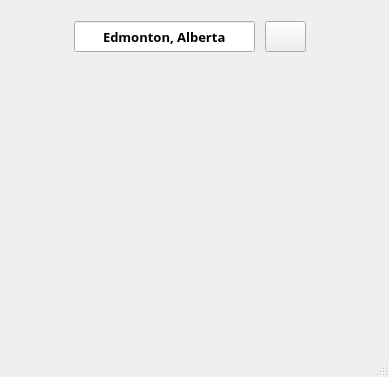
<?xml version="1.0" encoding="UTF-8"?>
<ui version="4.0">
 <class>MainWindow</class>
 <widget class="QMainWindow" name="MainWindow">
  <property name="geometry">
   <rect>
    <x>0</x>
    <y>0</y>
    <width>389</width>
    <height>377</height>
   </rect>
  </property>
  <property name="windowTitle">
   <string>My Weather App</string>
  </property>
  <widget class="QWidget" name="centralwidget">
   <widget class="QWidget" name="layoutWidget">
    <property name="geometry">
     <rect>
      <x>70</x>
      <y>20</y>
      <width>241</width>
      <height>33</height>
     </rect>
    </property>
    <layout class="QHBoxLayout" name="horizontalLayout">
     <item>
      <widget class="QLineEdit" name="lineEdit">
       <property name="sizePolicy">
        <sizepolicy hsizetype="Fixed" vsizetype="Fixed">
         <horstretch>0</horstretch>
         <verstretch>0</verstretch>
        </sizepolicy>
       </property>
       <property name="minimumSize">
        <size>
         <width>181</width>
         <height>31</height>
        </size>
       </property>
       <property name="font">
        <font>
         <family>Open Sans</family>
         <pointsize>10</pointsize>
         <weight>75</weight>
         <italic>false</italic>
         <bold>true</bold>
         <underline>false</underline>
         <kerning>true</kerning>
        </font>
       </property>
       <property name="text">
        <string>Edmonton, Alberta</string>
       </property>
       <property name="alignment">
        <set>Qt::AlignCenter</set>
       </property>
      </widget>
     </item>
     <item>
      <widget class="QPushButton" name="pushButton">
       <property name="sizePolicy">
        <sizepolicy hsizetype="Fixed" vsizetype="Fixed">
         <horstretch>0</horstretch>
         <verstretch>0</verstretch>
        </sizepolicy>
       </property>
       <property name="minimumSize">
        <size>
         <width>41</width>
         <height>31</height>
        </size>
       </property>
       <property name="text">
        <string/>
       </property>
       <property name="icon">
        <iconset>
         <normaloff>images/arrow-circle-225.png</normaloff>images/arrow-circle-225.png</iconset>
       </property>
      </widget>
     </item>
    </layout>
   </widget>
   <widget class="QWidget" name="layoutWidget">
    <property name="geometry">
     <rect>
      <x>60</x>
      <y>150</y>
      <width>271</width>
      <height>33</height>
     </rect>
    </property>
    <layout class="QHBoxLayout" name="horizontalLayout_2">
     <item>
      <widget class="QLabel" name="weatherIcon">
       <property name="minimumSize">
        <size>
         <width>31</width>
         <height>31</height>
        </size>
       </property>
       <property name="maximumSize">
        <size>
         <width>31</width>
         <height>31</height>
        </size>
       </property>
       <property name="text">
        <string/>
       </property>
      </widget>
     </item>
     <item>
      <widget class="QLabel" name="weatherLabel">
       <property name="minimumSize">
        <size>
         <width>221</width>
         <height>31</height>
        </size>
       </property>
       <property name="maximumSize">
        <size>
         <width>221</width>
         <height>31</height>
        </size>
       </property>
       <property name="font">
        <font>
         <family>Open Sans</family>
         <pointsize>10</pointsize>
        </font>
       </property>
       <property name="text">
        <string/>
       </property>
      </widget>
     </item>
    </layout>
   </widget>
   <widget class="QWidget" name="layoutWidget">
    <property name="geometry">
     <rect>
      <x>40</x>
      <y>210</y>
      <width>311</width>
      <height>111</height>
     </rect>
    </property>
    <layout class="QGridLayout" name="gridLayout">
     <item row="1" column="0">
      <widget class="QLabel" name="forecastIcon1">
       <property name="minimumSize">
        <size>
         <width>47</width>
         <height>31</height>
        </size>
       </property>
       <property name="maximumSize">
        <size>
         <width>47</width>
         <height>31</height>
        </size>
       </property>
       <property name="font">
        <font>
         <family>Open Sans</family>
         <pointsize>10</pointsize>
        </font>
       </property>
       <property name="layoutDirection">
        <enum>Qt::LeftToRight</enum>
       </property>
       <property name="text">
        <string/>
       </property>
       <property name="alignment">
        <set>Qt::AlignCenter</set>
       </property>
      </widget>
     </item>
     <item row="2" column="4">
      <widget class="QLabel" name="forecastTemp5">
       <property name="minimumSize">
        <size>
         <width>47</width>
         <height>31</height>
        </size>
       </property>
       <property name="maximumSize">
        <size>
         <width>47</width>
         <height>31</height>
        </size>
       </property>
       <property name="font">
        <font>
         <family>Open Sans</family>
         <pointsize>10</pointsize>
        </font>
       </property>
       <property name="layoutDirection">
        <enum>Qt::LeftToRight</enum>
       </property>
       <property name="text">
        <string/>
       </property>
       <property name="alignment">
        <set>Qt::AlignCenter</set>
       </property>
      </widget>
     </item>
     <item row="1" column="1">
      <widget class="QLabel" name="forecastIcon2">
       <property name="minimumSize">
        <size>
         <width>47</width>
         <height>31</height>
        </size>
       </property>
       <property name="maximumSize">
        <size>
         <width>47</width>
         <height>31</height>
        </size>
       </property>
       <property name="font">
        <font>
         <family>Open Sans</family>
         <pointsize>10</pointsize>
        </font>
       </property>
       <property name="layoutDirection">
        <enum>Qt::LeftToRight</enum>
       </property>
       <property name="text">
        <string/>
       </property>
       <property name="alignment">
        <set>Qt::AlignCenter</set>
       </property>
      </widget>
     </item>
     <item row="0" column="4">
      <widget class="QLabel" name="forecastTime5">
       <property name="minimumSize">
        <size>
         <width>47</width>
         <height>31</height>
        </size>
       </property>
       <property name="maximumSize">
        <size>
         <width>47</width>
         <height>31</height>
        </size>
       </property>
       <property name="font">
        <font>
         <family>Open Sans</family>
         <pointsize>10</pointsize>
        </font>
       </property>
       <property name="layoutDirection">
        <enum>Qt::LeftToRight</enum>
       </property>
       <property name="text">
        <string/>
       </property>
       <property name="alignment">
        <set>Qt::AlignCenter</set>
       </property>
      </widget>
     </item>
     <item row="1" column="2">
      <widget class="QLabel" name="forecastIcon3">
       <property name="minimumSize">
        <size>
         <width>47</width>
         <height>31</height>
        </size>
       </property>
       <property name="maximumSize">
        <size>
         <width>47</width>
         <height>31</height>
        </size>
       </property>
       <property name="font">
        <font>
         <family>Open Sans</family>
         <pointsize>10</pointsize>
        </font>
       </property>
       <property name="layoutDirection">
        <enum>Qt::LeftToRight</enum>
       </property>
       <property name="text">
        <string/>
       </property>
       <property name="alignment">
        <set>Qt::AlignCenter</set>
       </property>
      </widget>
     </item>
     <item row="2" column="2">
      <widget class="QLabel" name="forecastTemp3">
       <property name="minimumSize">
        <size>
         <width>47</width>
         <height>31</height>
        </size>
       </property>
       <property name="maximumSize">
        <size>
         <width>47</width>
         <height>31</height>
        </size>
       </property>
       <property name="font">
        <font>
         <family>Open Sans</family>
         <pointsize>10</pointsize>
        </font>
       </property>
       <property name="layoutDirection">
        <enum>Qt::LeftToRight</enum>
       </property>
       <property name="text">
        <string/>
       </property>
       <property name="alignment">
        <set>Qt::AlignCenter</set>
       </property>
      </widget>
     </item>
     <item row="2" column="1">
      <widget class="QLabel" name="forecastTemp2">
       <property name="minimumSize">
        <size>
         <width>47</width>
         <height>31</height>
        </size>
       </property>
       <property name="maximumSize">
        <size>
         <width>47</width>
         <height>31</height>
        </size>
       </property>
       <property name="font">
        <font>
         <family>Open Sans</family>
         <pointsize>10</pointsize>
        </font>
       </property>
       <property name="layoutDirection">
        <enum>Qt::LeftToRight</enum>
       </property>
       <property name="text">
        <string/>
       </property>
       <property name="alignment">
        <set>Qt::AlignCenter</set>
       </property>
      </widget>
     </item>
     <item row="2" column="3">
      <widget class="QLabel" name="forecastTemp4">
       <property name="minimumSize">
        <size>
         <width>47</width>
         <height>31</height>
        </size>
       </property>
       <property name="maximumSize">
        <size>
         <width>47</width>
         <height>31</height>
        </size>
       </property>
       <property name="font">
        <font>
         <family>Open Sans</family>
         <pointsize>10</pointsize>
        </font>
       </property>
       <property name="layoutDirection">
        <enum>Qt::LeftToRight</enum>
       </property>
       <property name="text">
        <string/>
       </property>
       <property name="alignment">
        <set>Qt::AlignCenter</set>
       </property>
      </widget>
     </item>
     <item row="0" column="2">
      <widget class="QLabel" name="forecastTime3">
       <property name="minimumSize">
        <size>
         <width>47</width>
         <height>31</height>
        </size>
       </property>
       <property name="maximumSize">
        <size>
         <width>47</width>
         <height>31</height>
        </size>
       </property>
       <property name="font">
        <font>
         <family>Open Sans</family>
         <pointsize>10</pointsize>
        </font>
       </property>
       <property name="layoutDirection">
        <enum>Qt::LeftToRight</enum>
       </property>
       <property name="text">
        <string/>
       </property>
       <property name="alignment">
        <set>Qt::AlignCenter</set>
       </property>
      </widget>
     </item>
     <item row="0" column="3">
      <widget class="QLabel" name="forecastTime4">
       <property name="minimumSize">
        <size>
         <width>47</width>
         <height>31</height>
        </size>
       </property>
       <property name="maximumSize">
        <size>
         <width>47</width>
         <height>31</height>
        </size>
       </property>
       <property name="font">
        <font>
         <family>Open Sans</family>
         <pointsize>10</pointsize>
        </font>
       </property>
       <property name="layoutDirection">
        <enum>Qt::LeftToRight</enum>
       </property>
       <property name="text">
        <string/>
       </property>
       <property name="alignment">
        <set>Qt::AlignCenter</set>
       </property>
      </widget>
     </item>
     <item row="1" column="4">
      <widget class="QLabel" name="forecastIcon5">
       <property name="minimumSize">
        <size>
         <width>47</width>
         <height>31</height>
        </size>
       </property>
       <property name="maximumSize">
        <size>
         <width>47</width>
         <height>31</height>
        </size>
       </property>
       <property name="font">
        <font>
         <family>Open Sans</family>
         <pointsize>10</pointsize>
        </font>
       </property>
       <property name="layoutDirection">
        <enum>Qt::LeftToRight</enum>
       </property>
       <property name="text">
        <string/>
       </property>
       <property name="alignment">
        <set>Qt::AlignCenter</set>
       </property>
      </widget>
     </item>
     <item row="2" column="0">
      <widget class="QLabel" name="forecastTemp1">
       <property name="minimumSize">
        <size>
         <width>47</width>
         <height>31</height>
        </size>
       </property>
       <property name="maximumSize">
        <size>
         <width>47</width>
         <height>31</height>
        </size>
       </property>
       <property name="font">
        <font>
         <family>Open Sans</family>
         <pointsize>10</pointsize>
        </font>
       </property>
       <property name="layoutDirection">
        <enum>Qt::LeftToRight</enum>
       </property>
       <property name="text">
        <string/>
       </property>
       <property name="alignment">
        <set>Qt::AlignCenter</set>
       </property>
      </widget>
     </item>
     <item row="0" column="0">
      <widget class="QLabel" name="forecastTime1">
       <property name="minimumSize">
        <size>
         <width>47</width>
         <height>31</height>
        </size>
       </property>
       <property name="maximumSize">
        <size>
         <width>47</width>
         <height>31</height>
        </size>
       </property>
       <property name="font">
        <font>
         <family>Open Sans</family>
         <pointsize>10</pointsize>
        </font>
       </property>
       <property name="layoutDirection">
        <enum>Qt::LeftToRight</enum>
       </property>
       <property name="text">
        <string/>
       </property>
       <property name="alignment">
        <set>Qt::AlignCenter</set>
       </property>
      </widget>
     </item>
     <item row="0" column="1">
      <widget class="QLabel" name="forecastTime2">
       <property name="minimumSize">
        <size>
         <width>47</width>
         <height>31</height>
        </size>
       </property>
       <property name="maximumSize">
        <size>
         <width>47</width>
         <height>31</height>
        </size>
       </property>
       <property name="font">
        <font>
         <family>Open Sans</family>
         <pointsize>10</pointsize>
        </font>
       </property>
       <property name="layoutDirection">
        <enum>Qt::LeftToRight</enum>
       </property>
       <property name="text">
        <string/>
       </property>
       <property name="alignment">
        <set>Qt::AlignCenter</set>
       </property>
      </widget>
     </item>
     <item row="1" column="3">
      <widget class="QLabel" name="forecastIcon4">
       <property name="minimumSize">
        <size>
         <width>47</width>
         <height>31</height>
        </size>
       </property>
       <property name="maximumSize">
        <size>
         <width>47</width>
         <height>31</height>
        </size>
       </property>
       <property name="font">
        <font>
         <family>Open Sans</family>
         <pointsize>10</pointsize>
        </font>
       </property>
       <property name="layoutDirection">
        <enum>Qt::LeftToRight</enum>
       </property>
       <property name="text">
        <string/>
       </property>
       <property name="alignment">
        <set>Qt::AlignCenter</set>
       </property>
      </widget>
     </item>
    </layout>
   </widget>
   <widget class="QLabel" name="currentTempLabel">
    <property name="geometry">
     <rect>
      <x>120</x>
      <y>70</y>
      <width>131</width>
      <height>61</height>
     </rect>
    </property>
    <property name="font">
     <font>
      <family>Open Sans</family>
      <pointsize>24</pointsize>
      <weight>75</weight>
      <italic>false</italic>
      <bold>true</bold>
      <underline>false</underline>
     </font>
    </property>
    <property name="text">
     <string/>
    </property>
    <property name="alignment">
     <set>Qt::AlignCenter</set>
    </property>
   </widget>
  </widget>
  <widget class="QMenuBar" name="menubar">
   <property name="geometry">
    <rect>
     <x>0</x>
     <y>0</y>
     <width>389</width>
     <height>21</height>
    </rect>
   </property>
  </widget>
  <widget class="QStatusBar" name="statusbar"/>
 </widget>
 <resources/>
 <connections/>
</ui>
